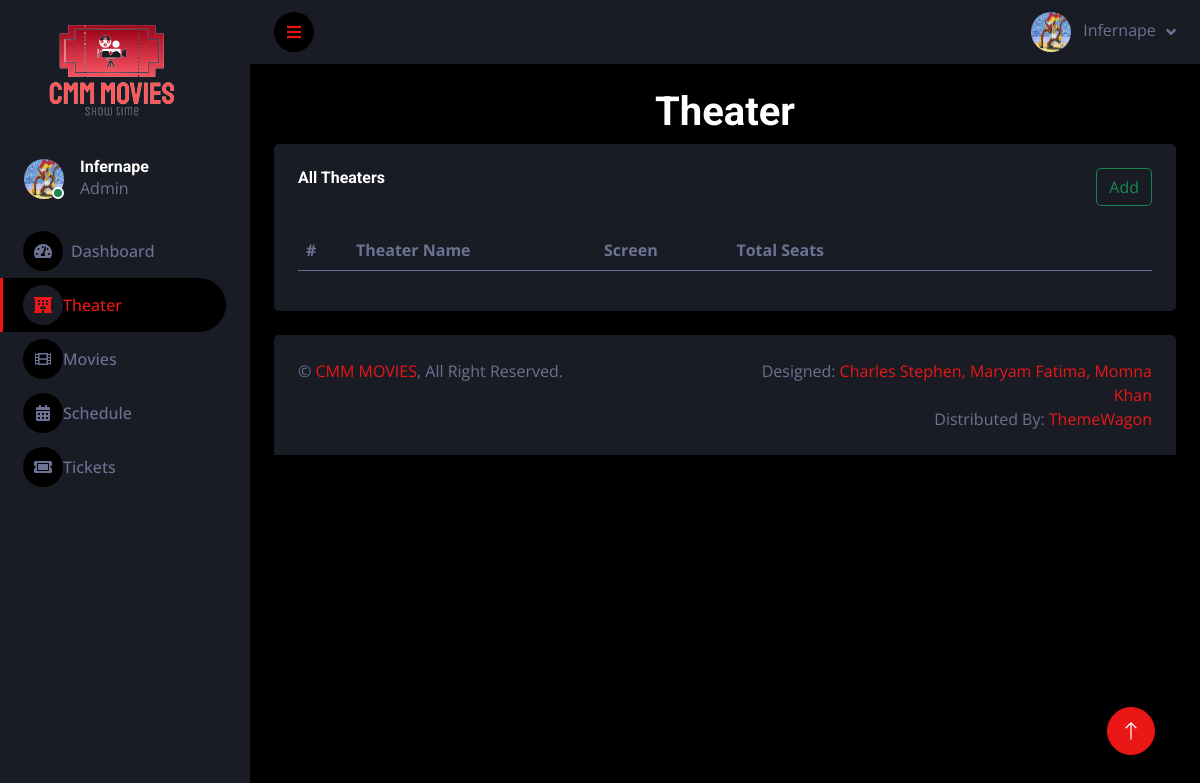
/admin/theater.php (signed in), run on an earlier commit of the app's database.
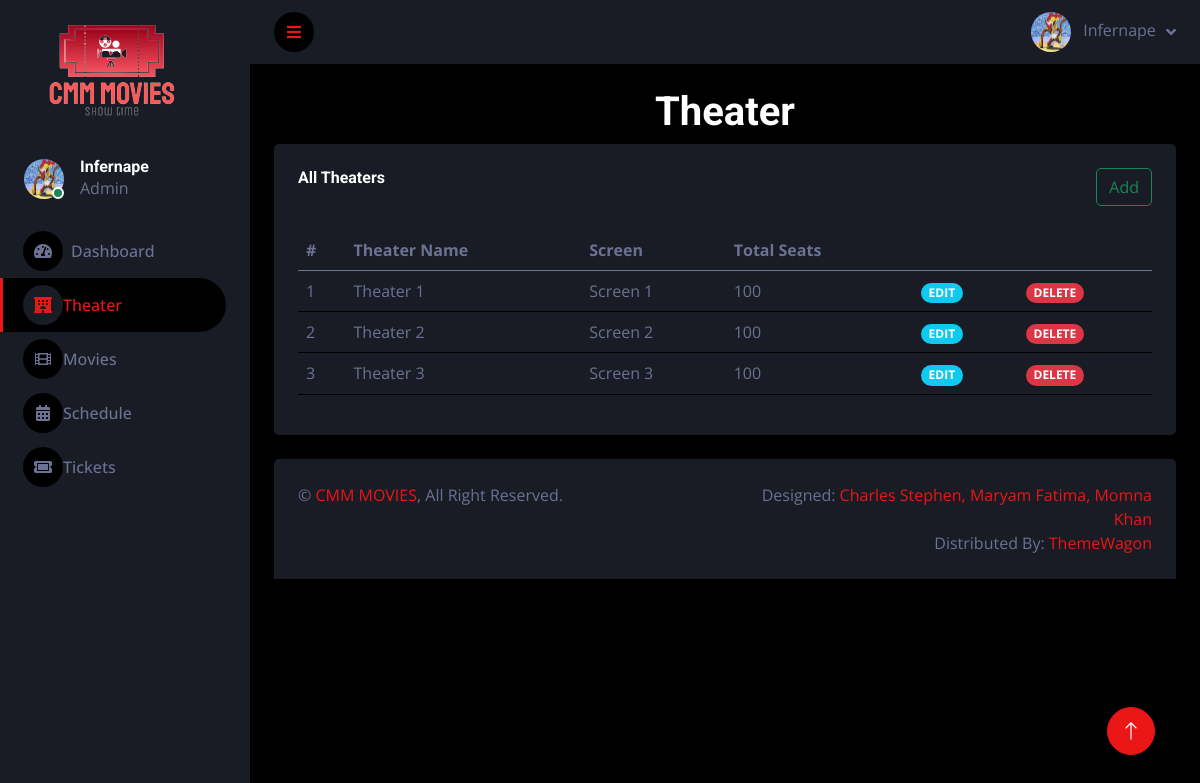
And on a later commit of the database.
### tables this page shows
CREATE TABLE `theater` (
  `id` int(11) NOT NULL,
  `name` varchar(255) NOT NULL,
  `screen` varchar(255) NOT NULL,
  `seats` int(11) NOT NULL
);

### admin/theater.php (the view, shortened to what the changed rows need)
        <?php
    $db = mysqli_connect("localhost", "root", "", "my_movie");
        ?>
<!DOCTYPE html>
<html lang="en">
<head>
    <link href="https://cdnjs.cloudflare.com/ajax/libs/font-awesome/5.10.0/css/all.min.css" rel="stylesheet">
    <link href="https://cdn.jsdelivr.net/npm/bootstrap-icons@1.4.1/font/bootstrap-icons.css" rel="stylesheet">
    <link href="lib/owlcarousel/assets/owl.carousel.min.css" rel="stylesheet">
    <link href="lib/tempusdominus/css/tempusdominus-bootstrap-4.min.css" rel="stylesheet" />
    <link href="css/bootstrap.min.css" rel="stylesheet">
    <link href="css/style.css" rel="stylesheet">
</head>
<body>
    <div class="container-fluid position-relative d-flex p-0">
        <div class="content">
            <div class="container-fluid pt-4 px-4">
                <h1 class="text-center">Theater</h1>
                <div class="row g-4">
                    <div class="col-12">
                        <div class="bg-secondary rounded h-100 p-4">
                            <div class="table-responsive">
                                <table class="table">
                                    <thead>
                                        <tr>
                                            <th class="col">#</th>
                                            <th scope="col">Theater Name</th>
                                            <th class="col">Screen</th>
                                            <th class="col">Total Seats</th>
                                        </tr>
                                    </thead>
                                    <tbody>
                                        <?php
                                            $sel = "SELECT * FROM `theater`";
                                            $result = mysqli_query($db, $sel);
                                            if(mysqli_num_rows($result)) {
                                                $i = 0;
                                                while($row = mysqli_fetch_array($result)) {
                                                    $i++;
                                        ?>
                                        <tr>
                                            <td class="align-middle" scope="row"><?php echo $i; ?></td>
                                            <td class="align-middle"><?php echo $row[1]; ?></td>
                                            <td class="align-middle"><?php echo $row[2]; ?></td>
                                            <td class="align-middle"><?php echo $row[3]; ?></td>
                                            <td class="align-middle"> <a href="Theater_edit.php?id=<?php echo $row[0]; ?>"><span class="badge bg-info rounded-pill badge-sm">EDIT</span></a> </td>
                                            <td class="align-middle"> <span type="button" data-bs-toggle="modal" data-bs-target="#k<?php echo $i; ?>" class="badge bg-danger rounded-pill badge-sm">DELETE</span> </td>
                                        </tr>
                                        <?php
                                                }
                                            }
                                        ?>
                                    </tbody>
                                </table>
                            </div>
                        </div>
                    </div>
                </div>
            </div>
        </div>
    </div>
</body>
</html>

What changed in the data, as far as the page shows it:
added theater: name "Theater 1", screen "Screen 1", seats "100"
added theater: name "Theater 2", screen "Screen 2", seats "100"
added theater: name "Theater 3", screen "Screen 3", seats "100"
